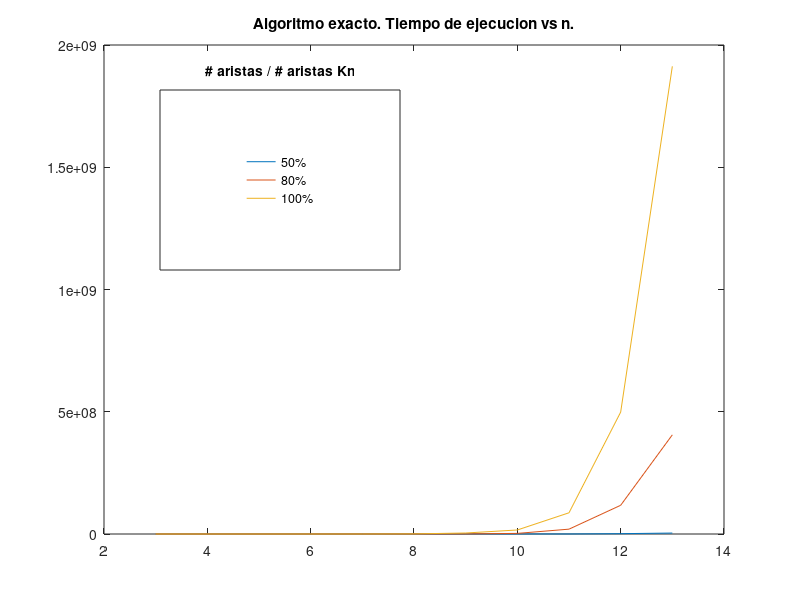
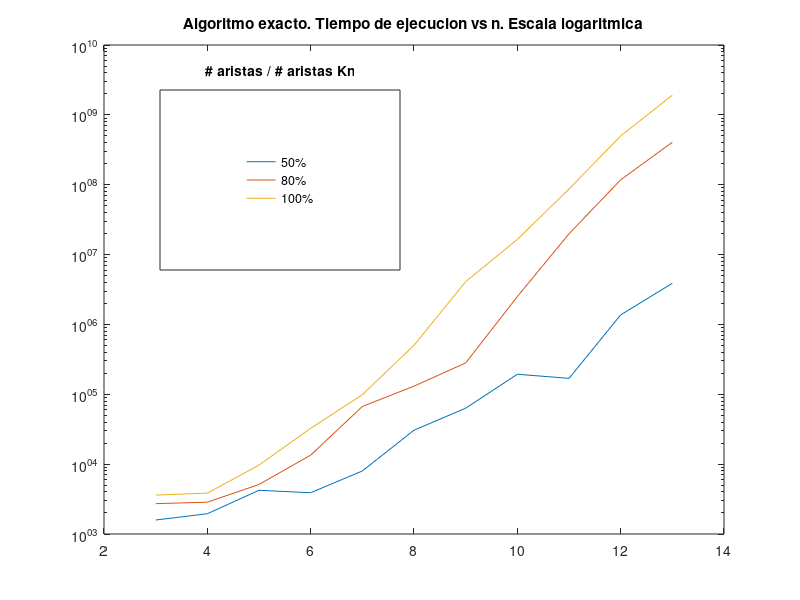

Reproduce these figures in MATLAB, in order.
function graficar_exacto_tiempo()

  close all;

  datos_m_1 = [3 3606
    4 3844
    5 9690
    6 32590
    7 98669
    8 502521
    9 4101944
    10 16456911
    11 86789551
    12 498525419
    13 1912806250];

  datos_m_0_8 = [3 2720
    4 2854
    5 5117
    6 13461
    7 66882
    8 130777
    9 280949
    10 2502321
    11 19823947
    12 117423142
    13 405581561];

  datos_m_0_5 = [3 1586
    4 1951
    5 4225
    6 3897
    7 7986
    8 30619
    9 63205
    10 193605
    11 169014
    12 1368933
    13 3882609];

  cc = lines(3);

  figure;
  plot(datos_m_0_5(:,1), datos_m_0_5(:,2), 'Color', cc(1,:));
  hold on;
  plot(datos_m_0_8(:,1), datos_m_0_8(:,2), 'Color', cc(2,:));
  plot(datos_m_1(:,1), datos_m_1(:,2), 'Color', cc(3,:));
  title('Algoritmo exacto. Tiempo de ejecucion vs n.');
  hleg = legend({'50%', '80%', '100%'});
  set(hleg, 'Position', [0.2 0.55 0.3 0.3]);
  set(get(hleg,'Title'),'String','# aristas / # aristas Kn');
  
  figure;
  semilogy(datos_m_0_5(:,1), datos_m_0_5(:,2), 'Color', cc(1,:));
  hold on;
  semilogy(datos_m_0_8(:,1), datos_m_0_8(:,2), 'Color', cc(2,:));
  semilogy(datos_m_1(:,1), datos_m_1(:,2), 'Color', cc(3,:));
  title('Algoritmo exacto. Tiempo de ejecucion vs n. Escala logaritmica');
  hleg = legend({'50%', '80%', '100%'});
  set(hleg, 'Position', [0.2 0.55 0.3 0.3]);
  set(get(hleg,'Title'),'String','# aristas / # aristas Kn');

end